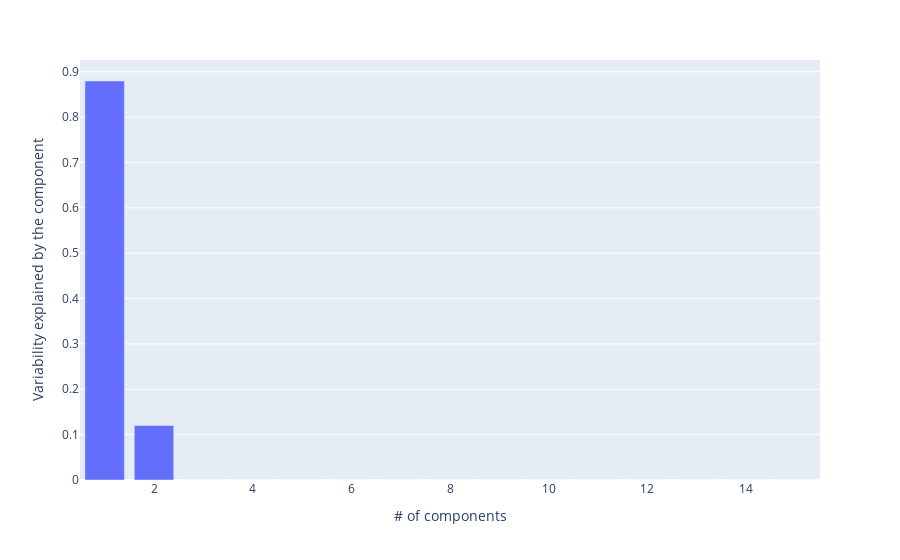

Notebook source saved alongside this figure:
### Code cell
#Plotting variabilty explained by the component vs number of components to use the elbow method and choose optimal number of components
PC = range(1, pca.n_components_+1)
plotpca=px.bar(x=PC,y= pca.explained_variance_ratio_)
plotpca.update_layout(xaxis_title='# of components',yaxis_title='Variability explained by the component')
plotpca.show()
#Elbow method not really needed here.....We just need 2 components

### Figure 1 — Plotly figure (JSON) as saved in the notebook; plotly's stock layout.template omitted (floating-point values rounded to 4 significant figures)
{"data": [{"alignmentgroup": "True", "hovertemplate": "x=%{x}<br>y=%{y}<extra></extra>", "legendgroup": "", "marker": {"color": "#636efa", "pattern": {"shape": ""}}, "name": "", "offsetgroup": "", "orientation": "v", "showlegend": false, "textposition": "auto", "type": "bar", "x": [1, 2, 3, 4, 5, 6, 7, 8, 9, 10, 11, 12, 13, 14, 15], "xaxis": "x", "y": [0.8796, 0.1204, 2.007e-06, 1.172e-06, 1.701e-07, 1.387e-07, 2.206e-08, 2.055e-08, 1.692e-08, 1.424e-08, 1.222e-08, 1.031e-08, 1.691e-09, 8.047e-10, 1.681e-40], "yaxis": "y"}], "layout": {"barmode": "relative", "legend": {"tracegroupgap": 0}, "margin": {"t": 60}, "xaxis": {"anchor": "y", "domain": [0, 1], "title": {"text": "# of components"}}, "yaxis": {"anchor": "x", "domain": [0, 1], "title": {"text": "Variability explained by the component"}}}}
